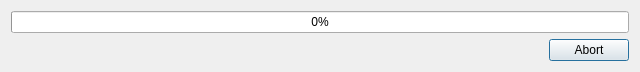
<?xml version="1.0" encoding="UTF-8"?>
<ui version="4.0">
 <class>ProgressBar</class>
 <widget class="QDialog" name="ProgressBar">
  <property name="windowModality">
   <enum>Qt::WindowModal</enum>
  </property>
  <property name="geometry">
   <rect>
    <x>0</x>
    <y>0</y>
    <width>640</width>
    <height>68</height>
   </rect>
  </property>
  <property name="windowTitle">
   <string>Loading Data</string>
  </property>
  <property name="modal">
   <bool>true</bool>
  </property>
  <layout class="QVBoxLayout" name="verticalLayout">
   <item>
    <widget class="QProgressBar" name="progressBar">
     <property name="value">
      <number>0</number>
     </property>
     <property name="alignment">
      <set>Qt::AlignCenter</set>
     </property>
     <property name="textVisible">
      <bool>true</bool>
     </property>
     <property name="invertedAppearance">
      <bool>false</bool>
     </property>
    </widget>
   </item>
   <item>
    <widget class="QDialogButtonBox" name="buttonBox">
     <property name="orientation">
      <enum>Qt::Horizontal</enum>
     </property>
     <property name="standardButtons">
      <set>QDialogButtonBox::Abort</set>
     </property>
    </widget>
   </item>
  </layout>
 </widget>
 <resources/>
 <connections>
  <connection>
   <sender>buttonBox</sender>
   <signal>accepted()</signal>
   <receiver>ProgressBar</receiver>
   <slot>accept()</slot>
   <hints>
    <hint type="sourcelabel">
     <x>248</x>
     <y>254</y>
    </hint>
    <hint type="destinationlabel">
     <x>157</x>
     <y>274</y>
    </hint>
   </hints>
  </connection>
  <connection>
   <sender>buttonBox</sender>
   <signal>rejected()</signal>
   <receiver>ProgressBar</receiver>
   <slot>reject()</slot>
   <hints>
    <hint type="sourcelabel">
     <x>316</x>
     <y>260</y>
    </hint>
    <hint type="destinationlabel">
     <x>286</x>
     <y>274</y>
    </hint>
   </hints>
  </connection>
 </connections>
</ui>
